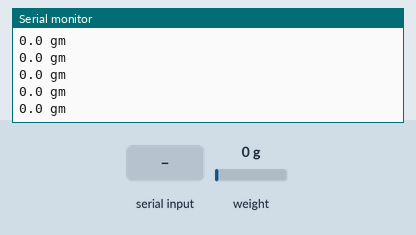
Simulated run of this sketch. Board: Arduino Uno, built with avr-gcc and run on an emulated ATmega328P. Parts: the last lines printed to the serial monitor. The inputs (shaded band) are chosen by the test bench; at power-on: weight on the scale 0 g.

Above: at 3.1 s.
3.2 s: "t" received over Serial
At 4.0 s:
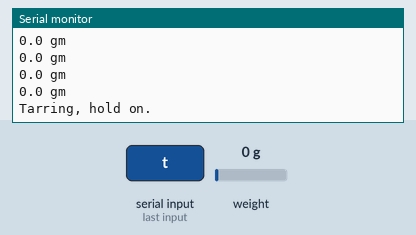
6.0 s: weight on the scale set to 100 g
At 6.16 s:
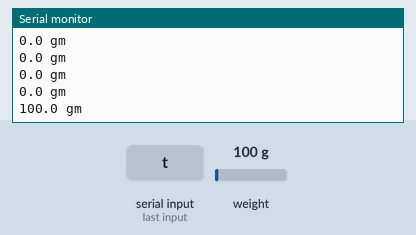
7.5 s: weight on the scale set to 1250 g
At 7.57 s:
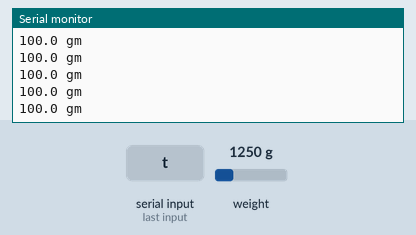
Timing chart, 0 to 10.5 s (numbered marks = the images above; inputs shaded):
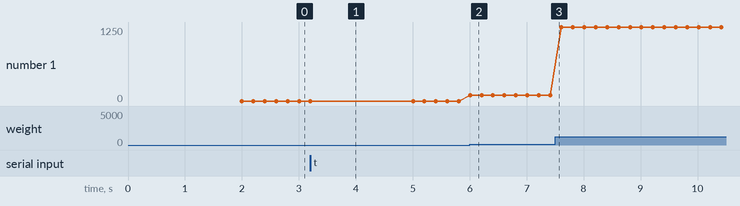

The sketch:

Thrust_measurement_scale.ino
```cpp
#include "HX711.h"

#define DT 2
#define CLK 3

#define calibration_factor 131.55
char incomingChar = 0;


HX711 scale;

void setup() {
  Serial.begin(9600);
  Serial.println("Thrust Measurement Scale");
  delay(300);
  Serial.println("Starting initial TAR");

  scale.begin(DT, CLK);

  scale.set_scale(calibration_factor);
  scale.tare();  //Assuming there is no weight on the scale at start up, reset the scale to 0

  delay(300);
  Serial.println("Good to go!");
  delay(300);

}

void loop() {
  //Serial.print("Reading: ");
  Serial.print(scale.get_units(), 1);
  Serial.print(" gm");
  Serial.println();


    incomingChar = Serial.read();
    if (incomingChar == 't' || incomingChar == 'T')
    {
      Serial.print("Tarring, hold on.");
      scale.set_scale(calibration_factor);
      scale.tare();  //Assuming there is no weight on the scale at start up, reset the scale to 0
      delay(300);
      Serial.println("Good to go lads!");
      delay(300);
    }


  delay(100);
}
```

Measured:
- after the input at 3.2 s, the serial monitor: prints a new line at once (image 1)
- after the input at 6.0 s, the serial monitor: prints a new line at once (image 2)
- plotted number 1: 0 → 100 after the input at 6.0 s, 100 → 1250 after the input at 7.5 s
